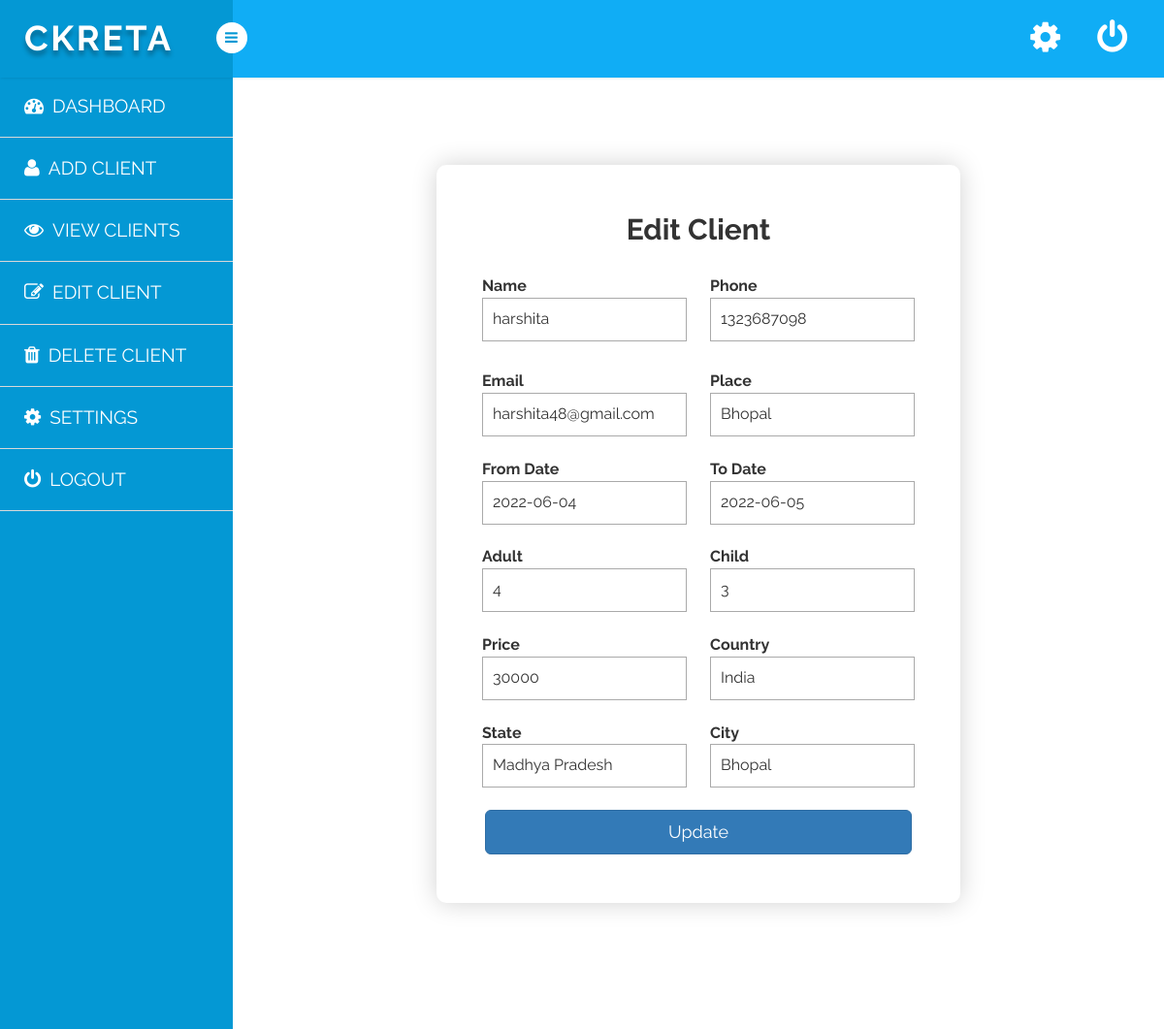
Page /client/edit.php?upd=2 (signed in) on the committed database.
### tables this page shows
CREATE TABLE `add_clients` (
  `user_id` int(11) NOT NULL,
  `client_name` varchar(255) NOT NULL,
  `trip_id` varchar(255) NOT NULL,
  `client_phone` int(10) NOT NULL,
  `client_email` varchar(255) NOT NULL,
  `date_from` date NOT NULL,
  `date_to` date NOT NULL,
  `trp_days` varchar(255) NOT NULL,
  `place_from` char(255) NOT NULL,
  `adult` varchar(255) NOT NULL,
  `child` varchar(255) NOT NULL,
  `price` int(255) NOT NULL,
  `country` varchar(255) NOT NULL,
  `state` varchar(255) NOT NULL,
  `city_n` varchar(30) NOT NULL,
  `flight_detail` varchar(255) NOT NULL,
  `hotel_detail` varchar(255) NOT NULL,
  `UI` varchar(255) NOT NULL,
  `travel_insur` varchar(255) NOT NULL,
  `visa` varchar(255) NOT NULL,
  `transfer` longtext NOT NULL,
  `client_date` date NOT NULL
);

### client/edit.php (the view, shortened to what this page needs)
<?php
require("../conn/config.php");
if ((isset($_GET['upd']))) {
    $user_id = $_GET['upd'];
    $query = "SELECT * FROM add_clients where user_id=$user_id";
    $fire = mysqli_query($conn, $query) or die("can not database." . mysqli_error($conn));
    $row = mysqli_fetch_assoc($fire);
}
?>
<!DOCTYPE html>
<html>
<link rel="stylesheet" href="add.css">
<link rel="stylesheet" href="https://maxcdn.bootstrapcdn.com/bootstrap/3.3.5/css/bootstrap.min.css">
<link rel="stylesheet"
    href="https://cdnjs.cloudflare.com/ajax/libs/bootstrap-multiselect/0.9.13/css/bootstrap-multiselect.css">
<link rel="stylesheet" href="https://maxcdn.bootstrapcdn.com/bootstrap/3.4.1/css/bootstrap.min.css">
<link href="https://cdn.jsdelivr.net/npm/bootstrap@5.1.3/dist/css/bootstrap.min.css" rel="stylesheet"
>
<link rel="stylesheet" href="https://cdnjs.cloudflare.com/ajax/libs/font-awesome/4.7.0/css/font-awesome.min.css">
<link rel="stylesheet" href="../css/setting.css">
<link rel="stylesheet" href="../css/main.css">
<body>
    <?php include '../include/side.php' ?>
    <section id="container">
        <section id="main-content">
            <section class="wrapper">
                <div class="panel-body ">
                    <form id="regForm1"  action="" method="post">
                    <h2 class="text-center"><b>Edit Client</b></h2>
                       <br>
                                <div class="row my-2 ">
                                    <div class="col-6">
                                    <label>Name</label><br>
                                     <input value="<?php echo $row['client_name'] ?>" type="text"
                                     name="client_name" placeholder="Name">
                                    </div>
                                    <div class="col-6">
                                    <label>Phone</label><br>
                                      <input value="<?php echo $row['client_phone'] ?>" type="text"
                                      name="client_phone" placeholder="Phone">
                                    </div>
                                </div>
                                <br>
                                <div class="row">
                                <div class="col-6">
                                    <label>Email</label><br>
                                      <input value="<?php echo $row['client_email'] ?>" type="text"
                                      name="client_email" placeholder="Email">
                                    </div>
                                    <div class="col-6">
                                    <label>Place</label><br>
                                     <input value="<?php echo $row['place_from'] ?>" type="text"
                                      name="place_from" placeholder="Place">
                                        </div>
                                </div>
                                <br>
                                <div class="row">
                                    <div class="col-6">
                                    <label>From Date</label><br>
                                     <input value="<?php echo $row['date_from'] ?>"
                                      type="text" name="date_from" placeholder="Date">
                                    </div>
                                    <div class="col-6">
                                    <label>To Date</label><br>
                                     <input value="<?php echo $row['date_to'] ?>" type="text"
                                      name="date_to" placeholder="Date">
                                        </div>
                                </div>
                                <br>
                                <div class="row">
                                    <div class="col-6">
                                    <label>Adult</label><br>
                                <input value="<?php echo $row['adult'] ?>" type="text"
                                 name="adult" placeholder="Adult">
                                    </div>
                                    <div class="col-6">
                                    <label>Child</label><br>
                                     <input value="<?php echo $row['child'] ?>" type="text"
                                     name="child" placeholder="Child">
                                        </div>
                                </div>
                                <br>
                                <div class="row">
                                    <div class="col-6">
                                    <label>Price</label><br>
                                <input value="<?php echo $row['price'] ?>" type="text"
                                 name="price" placeholder="Price">
                                    </div>
                                    <div class="col-6">
                                    <label>Country</label><br>
                                <input value="<?php echo $row['country'] ?>" type="text"
                                 name="country" placeholder="Country">
                                    </div>
                                </div>
                                <br>
                                <div class="row">
                                    <div class="col-6">
                                    <label>State</label><br>
                                <input value="<?php echo $row['state'] ?>" type="text"
                                name="state" placeholder="State">
                                    </div>
                                    <div class="col-6">
                                    <label>City</label><br>
                                <input value="<?php echo $row['city_n'] ?>" type="text"
                                 name="city_n" placeholder="City">
                                    </div>
                                </div>
                         <br>
                        <button type="submit" name="update1" class="btn btn-primary btn-lg btn-block" style="color: white;">Update</button>
                    </form>
                </div>
        </section>
    </section>
</section>
<?php include '../include/footer.php' ?>

### client/add.css (style rules this page uses)
* { box-sizing: border-box; }
body { background-color: #f1f1f1; }
#regForm1 { background-color: #ffffff; margin: 100px auto; font-family: Raleway; padding: 40px; width: 60%; min-width: 300px; }
input { padding: 10px; width: 100%; font-size: 17px; font-family: Raleway; border: 1px solid #aaaaaa; }
button { background-color: #10ADF5; color: #ffffff; border: none; padding: 10px 20px; font-size: 17px; font-family: Raleway; cursor: pointer; }
#regForm1 { box-shadow: 0px 0px 26px 0px rgb(0 0 0 / 18%) !important; padding: 50px !important; background-color: #ffffff !important; border-radius: 10px; margin-top: 60px; }

### css/style.css (style rules this page uses)
h4, h5, h6, h1, h2, h3 { margin: 0; }
html, body { font-family: 'Roboto', sans-serif; font-size: 100%; overflow-x: hidden; font-family: 'Raleway', sans-serif; background-size:cover; }
h1,h2,h3,h4,h5,h6 { margin:0; }
ul,label { margin:0; padding:0; }
#main-content { margin-left:240px; -webkit-transition:all .3s ease-in-out; -moz-transition:all .3s ease-in-out; -o-transition:all .3s ease-in-out; transition:all .3s ease-in-out; }
.wrapper { display:inline-block; margin-top:80px; padding:15px; width:100%; }

### rows in the picture
add_clients: client_name "harshita", client_phone "1323687098", client_email "harshita48@gmail.com", place_from "Bhopal", date_from "2022-06-04", date_to "2022-06-05", adult "4", child "3", price "30000", country "India", state "Madhya Pradesh", city_n "Bhopal"
